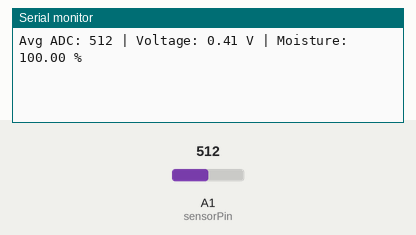
This sketch was run on a simulated Arduino Uno, built with avr-gcc and run on an emulated ATmega328P. On the bench: the last lines printed to the serial monitor. The test bench sets the inputs (shaded band); at power-on: A1 (sensorPin) = 512.

Above: at 2.2 s.
2.3 s: A1 (sensorPin) set to 716
At 3.4 s:
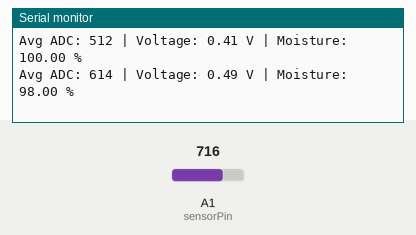
3.8 s: A1 (sensorPin) set to 900
At 5.7 s:
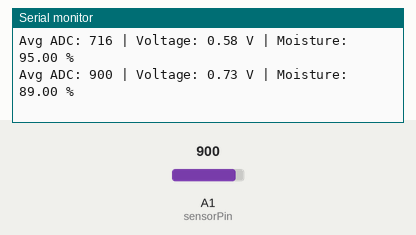
Timing chart, 0 to 7.2 s (numbered marks = the images above; inputs shaded):
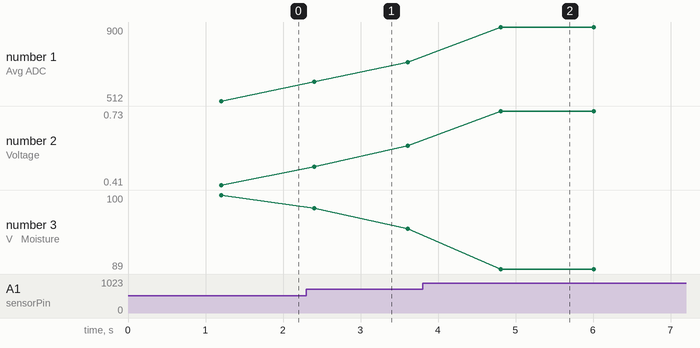

Measured:
- after the input at 2.3 s, the serial monitor: prints a new line after 0.10 s (image 1)
- after the input at 3.8 s, the serial monitor: prints a new line after 1.0 s (image 2)
- plotted number 1: 512 → 716 after the input at 2.3 s, 716 → 900 after the input at 3.8 s
- plotted number 2: 0.41 → 0.58 after the input at 2.3 s, 0.58 → 0.73 after the input at 3.8 s
- plotted number 3: 100 → 95 after the input at 2.3 s, 95 → 89 after the input at 3.8 s

The sketch:

BREE490_CapacitiveSensor.ino
```cpp
const int sensorPin = 15; // ADC pin (e.g., GPIO34)
const int numReadings = 10; // Number of readings to average

const int dryValue = 3700;  // Calibration: sensor in dry air measured with the code capacitive sensor calibration
const int wetValue = 570;  // Calibration: sensor in saturated soil measured with the code capacitive sensor calibration

void setup() {
  Serial.begin(115200);
  delay(1000); // Wait for Serial Monitor
}

void loop() {
  long total = 0;

  // Take multiple readings for averaging
  for (int i = 0; i < numReadings; i++) {
    total += analogRead(sensorPin);
    delay(20); // Small delay between readings
  }

  int averageValue = total / numReadings;

  // Convert to moisture percentage (invert: lower = wetter)
  float moisturePercent = map(averageValue, dryValue, wetValue, 0, 100);
  moisturePercent = constrain(moisturePercent, 0, 100); // Clamp 0–100%

  // Optional: convert to voltage
  float voltage = averageValue * (3.3 / 4095.0);

  // Print output
  Serial.print("Avg ADC: ");
  Serial.print(averageValue);
  Serial.print(" | Voltage: ");
  Serial.print(voltage, 2);
  Serial.print(" V | Moisture: ");
  Serial.print(moisturePercent);
  Serial.println(" %");

  delay(1000); // Main loop delay
}
```
